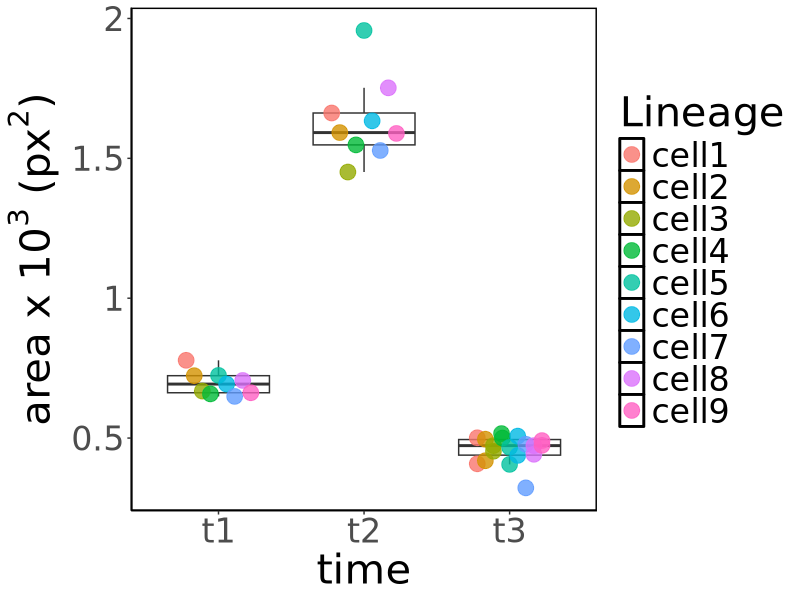
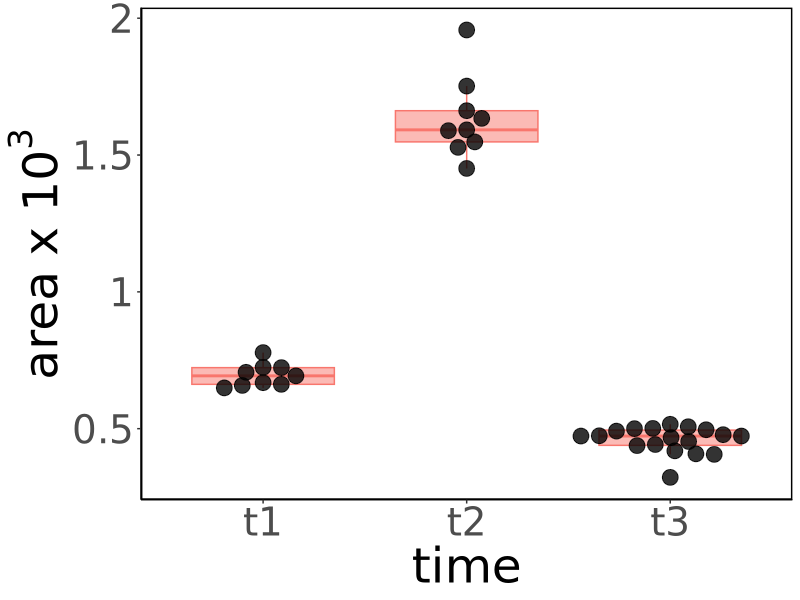
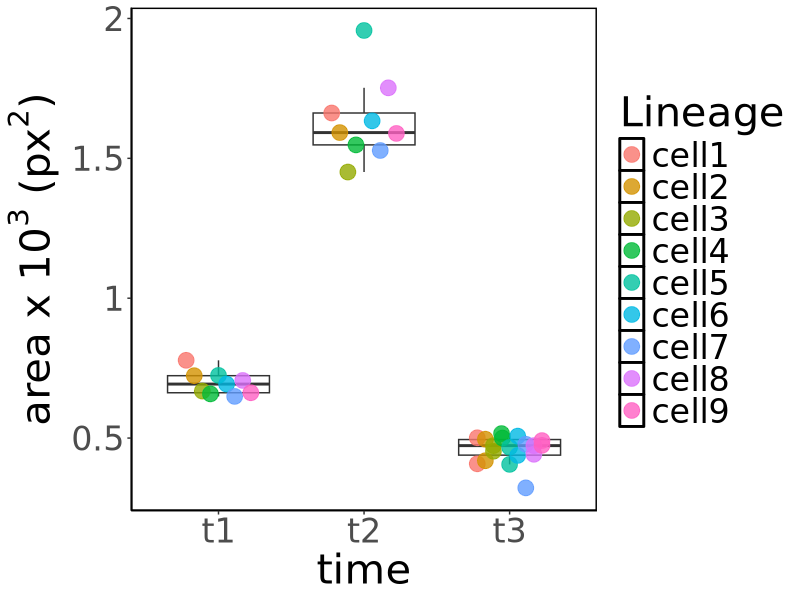
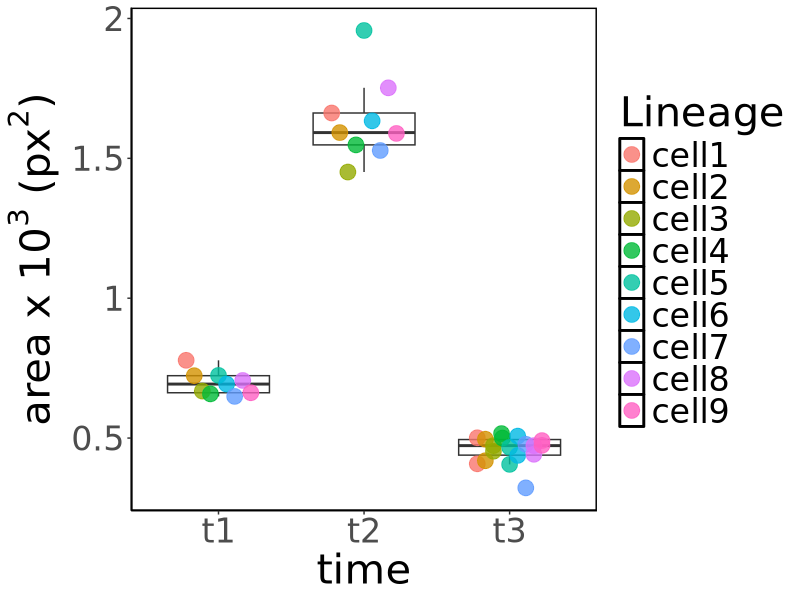
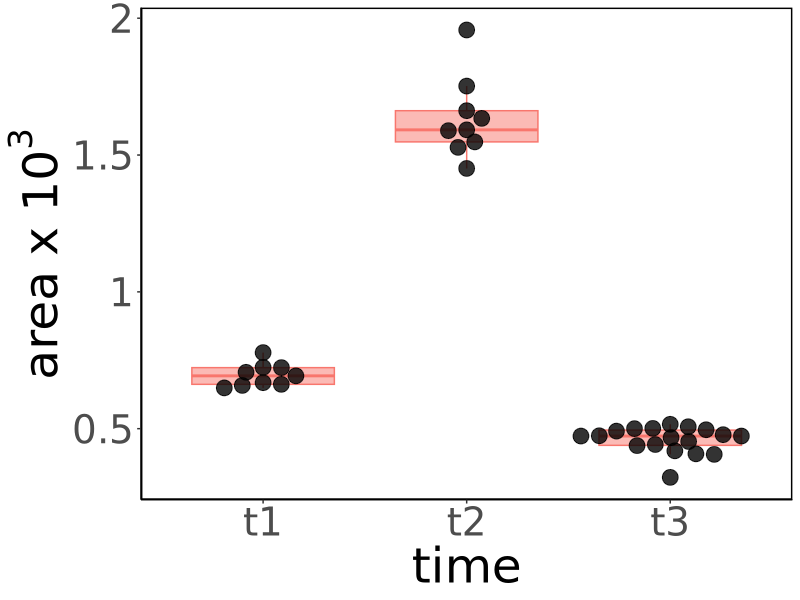
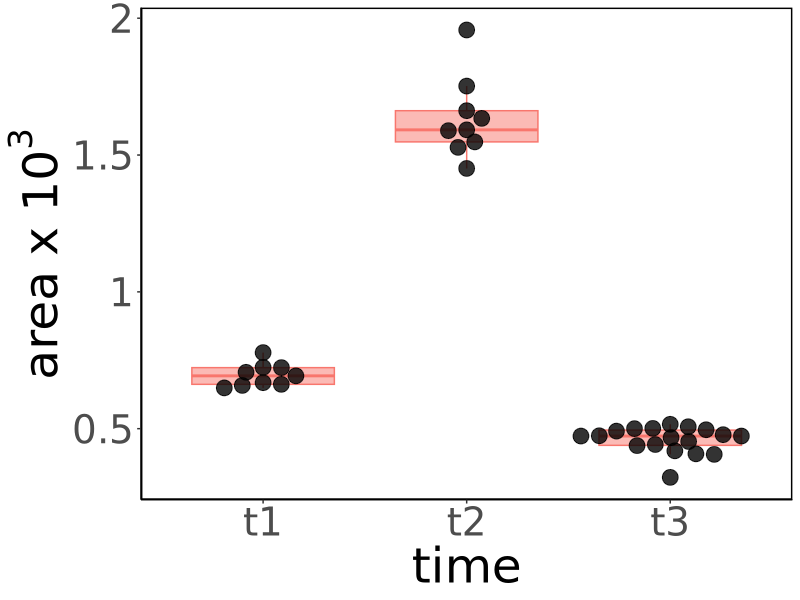

Reproduce these figures in R, in order.
## ---- chunk 1
knitr::opts_chunk$set(echo = TRUE, tidy = TRUE, cache = FALSE)
knitr::opts_knit$set(root.dir = "~/Dropbox/Projects/Cephalic_furrow/7-Manuscript/1-analyses/cell-area-post-mitosis")
library(knitr)
library(ggplot2)
library(ggbeeswarm)
## ---- chunk 2
results <- read.csv("cellarea_E10.csv")
levels(results$Time) <- c("T1", "T2", "T3")
## ---- chunk 3
ggplot(results, aes(Time, Area)) +
  geom_boxplot(show.legend = FALSE, alpha = 0.5, outlier.shape = NA, width = 0.7, position = position_dodge(width = 1.0)) +
  geom_point(aes(color = Lineage), alpha = 0.8, size = 5, show.legend = TRUE, position = position_beeswarm(priority = "descending", dodge.width = 0.5, cex = 1)) +
  labs(x = "time", y = expression(paste("area x ", 10^3, " ", "(", px^2, ")"))) +
  scale_y_continuous(labels = function(x) x / 1000) +
  theme_classic(base_family = "DejaVu Sans") +
  theme(text =  element_text(size = 30),
        strip.background = element_blank(),
        strip.placement = "outside",
        strip.text.x = element_text(face = "italic"),
        panel.background = element_rect(colour = "black", size=1))
ggsave("3-plots/apical-area-per-cell.png", width = 12, height = 6)
ggsave("3-plots/apical-area-per-cell.svg", width = 12, height = 6)
## ---- chunk 4
ggplot(results, aes(Time, Area)) +
  geom_boxplot(aes(color = "#e69f03", fill = "#e69f03"), show.legend = FALSE, alpha = 0.5, outlier.shape = NA, width = 0.7, position = position_dodge(width = 1.0)) +
  geom_point(alpha = 0.8, size = 5, show.legend = FALSE, position = position_beeswarm(priority = "descending", dodge.width = 1.0, cex = 3)) +
  scale_y_continuous(labels = function(x) x / 1000) +
  labs(x = "time", y = expression(paste("area x ", 10^3))) +
  #labs(x = "time", y = expression(paste("area x ", 10^3, " ", "(", px^2, ")"))) +
  theme_classic(base_family = "DejaVu Sans") +
  theme(text = element_text(size = 35),
        strip.background = element_blank(),
        panel.background = element_rect(colour = "black", size=1))
ggsave("3-plots/apical-area-per-time.png", width = 13, height = 4)
ggsave("3-plots/apical-area-per-time.svg", width = 13, height = 4)
## ---- chunk 5
rows <- c("Individual Cell Area", "Total Cell Area", "Relative Cell Area", "Relative Total Area")
T1 <- c(mean(results[results$Time == "t1", "Area"]),
        mean(results[results$Time == "t1", "TotalArea"]),
        mean(results[results$Time == "t1", "NormArea"]),
        mean(results[results$Time == "t1", "NormTotalArea"]))
T2 <- c(mean(results[results$Time == "t2", "Area"]),
        mean(results[results$Time == "t2", "TotalArea"]),
        mean(results[results$Time == "t2", "NormArea"]),
        mean(results[results$Time == "t2", "NormTotalArea"]))
T3 <- c(mean(results[results$Time == "t3", "Area"]),
        mean(results[results$Time == "t3", "TotalArea"]),
        mean(results[results$Time == "t3", "NormArea"]),
        mean(results[results$Time == "t3", "NormTotalArea"]))
sumtable <- data.frame(T1, T2, T3, row.names = rows)

# Round up
sumtable[1:2,] <- round(sumtable[1:2,], digits=0)
sumtable[3:4,] <- round(sumtable[3:4,], digits=2)

# Write table to file
write.table(format(sumtable, digits=2), file = "stats.txt", quote = FALSE, row.names = FALSE, sep = "\t")
print(sumtable)
